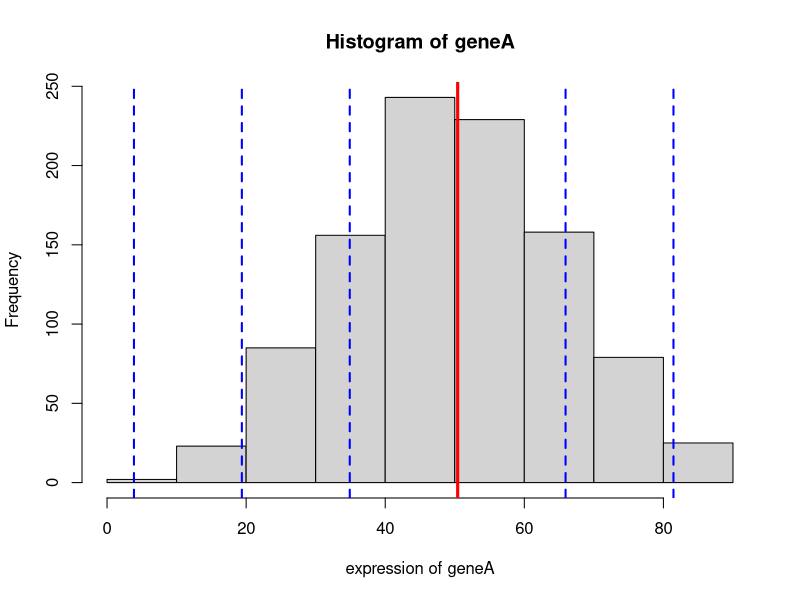
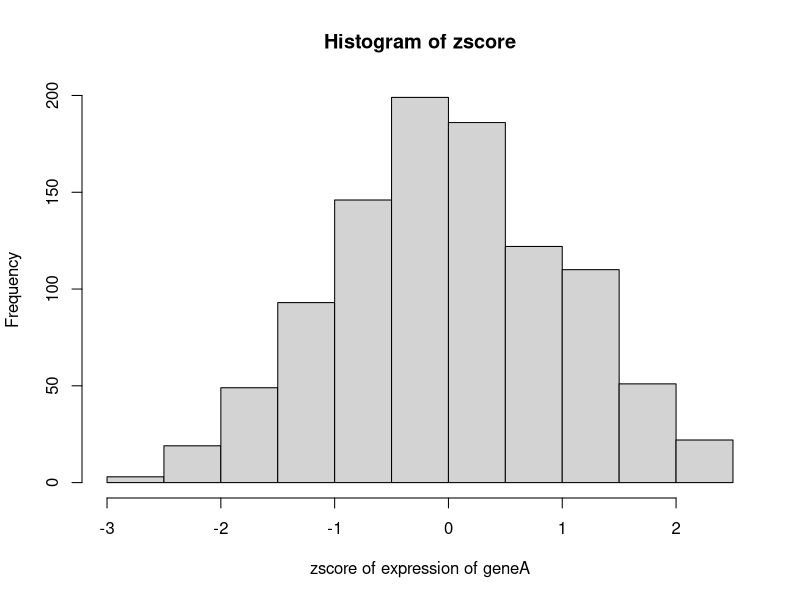
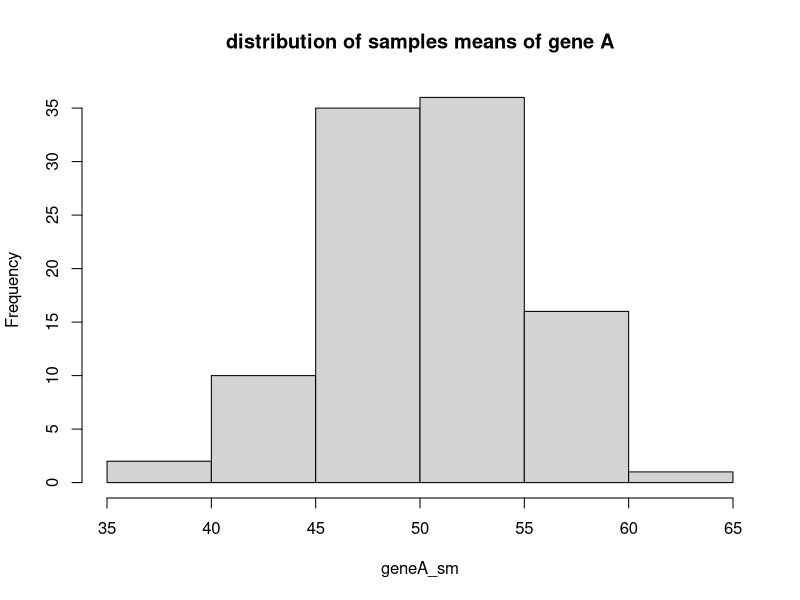
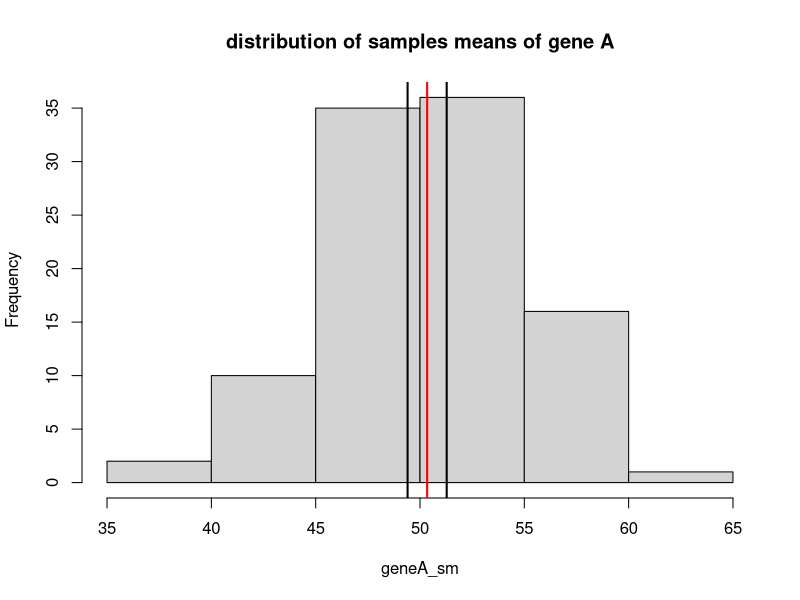

Recreate these plots in R, in order.
# Exercise 2: Standard deviation, Estimates and CI

# Part 1
# ------
# read the input data file
df<-read.csv("normal_skewed_distr.csv")

head(df)

# plot histogram
hist(df$geneA, xlab="expression of geneA", main="Histogram of geneA")

# measure of central tendency
# compute mean
m<-mean(df$geneA)
# add mean value to the plot
abline(v=m, col="red", lw=3)

# measure of spread using standard deviation
s<-sd(df$geneA)

# sd and coverage/intervals
# using 68–95–99.7 rule find the interval for 68%, 95% and 99.7% 
# for 68% - mean plus/minus one standard deviation
c(m-s, m+s)
# higlight those ranges in the plot
abline(v=c(m-s, m+s), lty=2, lw=2, col="blue")
# check proporation our data points covered within this range
lt=m-s # lower limit of the range
ut=m+s # upper limit of the range
# number of data points within that range divided by total number of data points 
length(df$geneA[df$geneA>=lt & df$geneA<=ut])/length(df$geneA)*100

# for 95% - mean plus/minus two standard deviation
c(m-2*s, m+2*s) 
# higlight those ranges in the plot
abline(v=c(m-2*s, m+2*s), lty=2, lw=2, col="blue")
# check proporation our data points covered within this range
lt=m-2*s # lower limit of the range
ut=m+2*s # upper limit of the range
# number of data points within that range divided by total number of data points
length(df$geneA[df$geneA>=lt & df$geneA<=ut])/length(df$geneA)*100

# for 99% - mean plus/minus three standard deviation
c(m-3*s, m+3*s)
# higlight those ranges in the plot
abline(v=c(m-3*s, m+3*s), lty=2, lw=2, col="blue")
# check proporation our data points covered within this range
lt=m-3*s # lower limit of the range
ut=m+3*s # upper limit of the range
# number of data points within that range divided by total number of data points
length(df$geneA[df$geneA>=lt & df$geneA<=ut])/length(df$geneA)*100

# z-score - to find how many standard deviation away from the mean for a given observation
zscore<-(df$geneA-m)/s

# view actual and z-score value as two columns
cbind(df$geneA, zscore)

# plot the distribution of zscore
hist(zscore, xlab="zscore of expression of geneA")
#####################################
# TODO:
# 1) Chebyshev's theorem - non-normal distribution
# check what proportion of values covered under 2 and 3 standard deviation for geneB and geneC
# distribution to see if it follows the Chebyshev's theorem 
# (i.e, whether 2 sd covers minimum 75% of data and 3 sd covers 88% of data)
#####################################

# Part 2
# ------
# draw random samples from geneA to check if the distribution of sample means follow normal distribution

# define a variable to collect mean values
geneA_sm <- c()
# using the below function to randomly select 10 data points from geneA dataset for 100 times
for(i in c(1:100)){ # iterations from 1 to 100
  sam<-sample(df$geneA, 10) # use sample function to randomly select 10 data points
  m_sam <- mean(sam) # compute the mean of sampled values
  geneA_sm <- c(geneA_sm, m_sam) # append mean value to the list
}

# plot the distribution of sample means
hist(geneA_sm, main="distribution of samples means of gene A")

# mean of sample means
mean(geneA_sm)

# standard deviation of sample means
sd(geneA_sm)

# standard error of the mean
sem<-sd(geneA_sm)/sqrt(length(geneA_sm))
sem

# compute 95% confidence interval
# first compute marginal error using z-value for 95% interval
me <- 1.96*sem
me

lower_limit = mean(geneA_sm) - me
upper_limit = mean(geneA_sm) + me
print(c(lower_limit, upper_limit))

# highlight the confidence interval in the plot
hist(geneA_sm, main="distribution of samples means of gene A")
abline(v=mean(geneA_sm), col="red", lw=2)
abline(v=c(lower_limit, upper_limit), lw=2)
#####################################
# TODO
# 2) Central limit theorem
# draw 100 samples of size 10 from the geneB, geneC distributions separately and plot the distribution of means
# for each gene to see if they're normally distributed

# 3) uncertainty of population mean estimation and sample size relation
# draw samples from geneA distribution with sizes ranging from 10 to 200 and check the relation
# between sample size and standard error of the mean. 